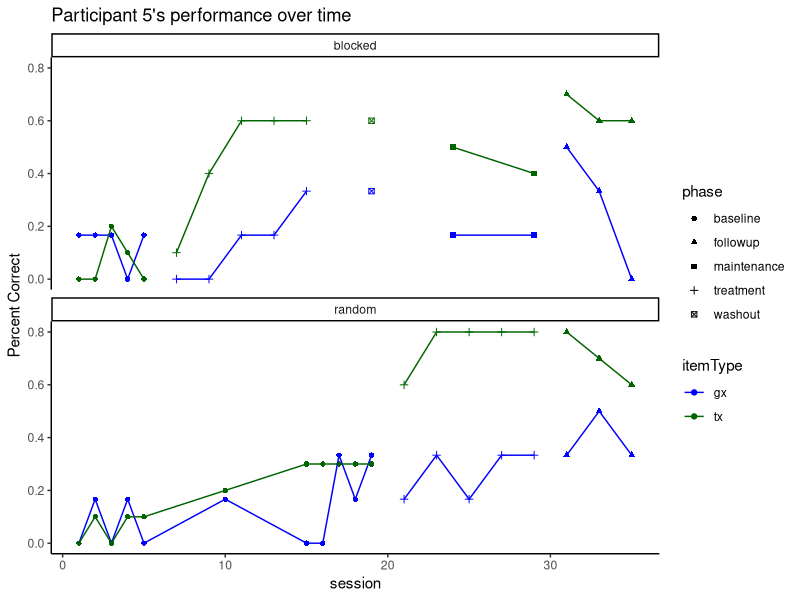

Here is the R script that generated this plot:
## ---- chunk 1
knitr::opts_chunk$set(echo = TRUE)
## ---- chunk 2
library(tidyverse)
library(here)
df = read.csv(here("data", "sound-production-treatment.csv"), stringsAsFactors = TRUE)
## ---- chunk 3
# Your code here
summary(df)
## ---- chunk 4
# filter for all resposne values that are not NA
df_noNA <- df %>% 
  filter(!is.na(response))

# Another way of doing the same thing!
df_noNA <- df %>%
  drop_na(response)

# This way drops too many rows!! Can you tell why?
df_noNA_bad <- df %>%
  drop_na()

## ---- chunk 5
# Your code here
df_summary <- df_noNA %>%
  # filter for each of the aspects of the data we want. | is for or
  filter(phase == "baseline" | phase == "treatment" | phase == "followup",
         condition == "blocked",
         itemType == "tx") %>%
  group_by(participant, session) %>%
  summarize(mean_accuracy = mean(response))

## ---- chunk 6
# Your code here
df_summary <- df_noNA %>%
  # filter for each of the aspects of the data we want. | is for or
  filter(phase == "baseline" | phase == "treatment" | phase == "followup",
         condition == "blocked",
         itemType == "tx") %>%
  # Including phase in the group_by doesn't change the grouping because session
  # is more detailed than phase, (within participant, sessions are in the same phase)
  # and it keeps phase in the dataset
  group_by(participant, session, phase) %>%
  summarize(mean_accuracy = mean(response))

## ---- chunk 7
P10_bl_all <- df %>%
  # filter for participant 10, baseline phase, random condition, treated items
  filter(participant == "P10",
         phase == "baseline",
         condition == "random",
         itemType == "tx") %>%
  # get the mean accuracy across all 
  summarize(accuracy = mean(response)*100) %>%
  pull(accuracy)

# Write the following sentence below this chunk (in normal markdown text), but use inline R
# code to insert the P10_bl_all object's value. 

# Participant 10's baseline accuracy was ____%.
  
## ---- chunk 8
# Your code here
df_p5 <- df_noNA %>%
  filter(participant == "P5") %>%
  group_by(phase, session, itemType, condition) %>%
  summarize(mean_accuracy = mean(response)) 
## ---- chunk 9
df_p5 %>%
  ggplot(aes(x = session, y = mean_accuracy, shape = phase, color = itemType)) +
  geom_point() + 
  geom_line() + 
  facet_wrap(~condition, ncol = 1) +
  labs(y = "Percent Correct",
       title = "Participant 5's performance over time") +
  theme_classic() + 
  scale_color_manual(values = c("blue", "darkgreen"))
  
## ---- chunk 10
# Your code here

